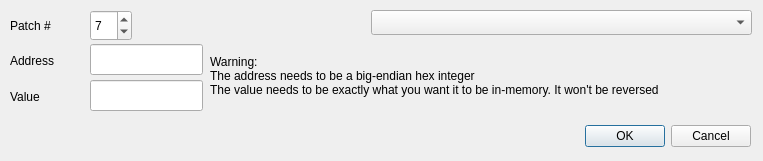
<?xml version="1.0" encoding="UTF-8"?>
<ui version="4.0">
 <class>Dialog</class>
 <widget class="QDialog" name="Dialog">
  <property name="geometry">
   <rect>
    <x>0</x>
    <y>0</y>
    <width>763</width>
    <height>161</height>
   </rect>
  </property>
  <property name="windowTitle">
   <string>Soft-Patch</string>
  </property>
  <widget class="QDialogButtonBox" name="buttonBox">
   <property name="geometry">
    <rect>
     <x>10</x>
     <y>120</y>
     <width>741</width>
     <height>32</height>
    </rect>
   </property>
   <property name="orientation">
    <enum>Qt::Horizontal</enum>
   </property>
   <property name="standardButtons">
    <set>QDialogButtonBox::Cancel|QDialogButtonBox::Ok</set>
   </property>
  </widget>
  <widget class="QSpinBox" name="patchNumberField">
   <property name="geometry">
    <rect>
     <x>90</x>
     <y>10</y>
     <width>42</width>
     <height>31</height>
    </rect>
   </property>
   <property name="maximum">
    <number>15</number>
   </property>
   <property name="value">
    <number>7</number>
   </property>
  </widget>
  <widget class="QLabel" name="label">
   <property name="geometry">
    <rect>
     <x>10</x>
     <y>10</y>
     <width>54</width>
     <height>31</height>
    </rect>
   </property>
   <property name="text">
    <string>Patch #</string>
   </property>
  </widget>
  <widget class="QLabel" name="label_2">
   <property name="geometry">
    <rect>
     <x>10</x>
     <y>50</y>
     <width>54</width>
     <height>21</height>
    </rect>
   </property>
   <property name="text">
    <string>Address</string>
   </property>
  </widget>
  <widget class="QLineEdit" name="addressField">
   <property name="geometry">
    <rect>
     <x>90</x>
     <y>44</y>
     <width>113</width>
     <height>31</height>
    </rect>
   </property>
  </widget>
  <widget class="QLabel" name="label_3">
   <property name="geometry">
    <rect>
     <x>10</x>
     <y>86</y>
     <width>54</width>
     <height>21</height>
    </rect>
   </property>
   <property name="text">
    <string>Value</string>
   </property>
  </widget>
  <widget class="QLineEdit" name="valueField">
   <property name="geometry">
    <rect>
     <x>90</x>
     <y>80</y>
     <width>113</width>
     <height>31</height>
    </rect>
   </property>
  </widget>
  <widget class="QComboBox" name="templatesBox">
   <property name="geometry">
    <rect>
     <x>371</x>
     <y>10</y>
     <width>381</width>
     <height>25</height>
    </rect>
   </property>
   <property name="currentText">
    <string/>
   </property>
   <property name="currentIndex">
    <number>-1</number>
   </property>
   <property name="placeholderText">
    <string/>
   </property>
  </widget>
  <widget class="QLabel" name="label_4">
   <property name="geometry">
    <rect>
     <x>210</x>
     <y>40</y>
     <width>531</width>
     <height>71</height>
    </rect>
   </property>
   <property name="text">
    <string>Warning: 
The address needs to be a big-endian hex integer
The value needs to be exactly what you want it to be in-memory. It won't be reversed</string>
   </property>
  </widget>
 </widget>
 <resources/>
 <connections>
  <connection>
   <sender>buttonBox</sender>
   <signal>accepted()</signal>
   <receiver>Dialog</receiver>
   <slot>accept()</slot>
   <hints>
    <hint type="sourcelabel">
     <x>248</x>
     <y>254</y>
    </hint>
    <hint type="destinationlabel">
     <x>157</x>
     <y>274</y>
    </hint>
   </hints>
  </connection>
  <connection>
   <sender>buttonBox</sender>
   <signal>rejected()</signal>
   <receiver>Dialog</receiver>
   <slot>reject()</slot>
   <hints>
    <hint type="sourcelabel">
     <x>316</x>
     <y>260</y>
    </hint>
    <hint type="destinationlabel">
     <x>286</x>
     <y>274</y>
    </hint>
   </hints>
  </connection>
 </connections>
</ui>
